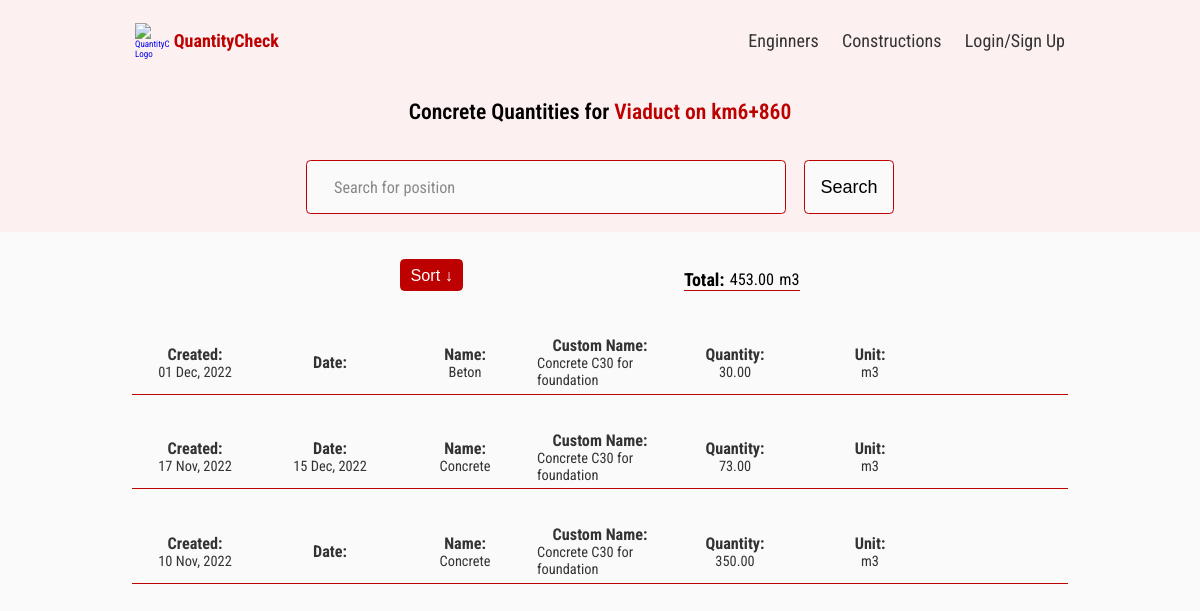
The page /concrete-positions/27aa2ca7-12b5-48f4-afa3-b77ef4bc23fd on the database as committed earlier.
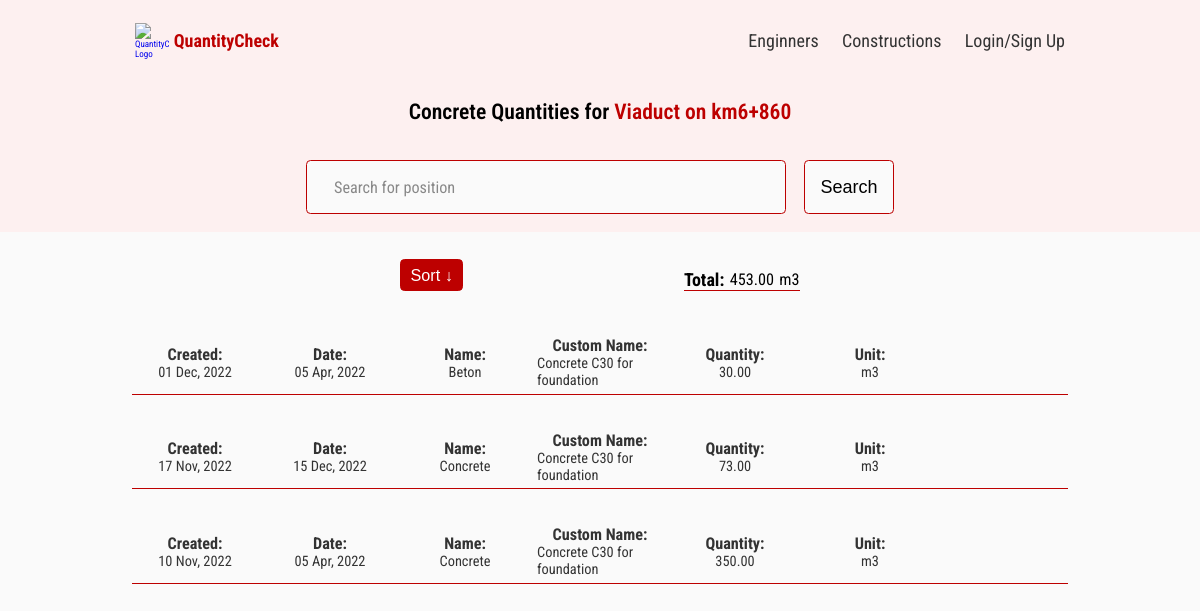
The same page on the database as committed later.
### constructions/models.py (models this page shows, shortened)
class Concrete(models.Model):
    owner = models.ForeignKey(Construction, null=True, blank=True, on_delete=models.CASCADE)
    date = models.DateField(auto_now_add=False, auto_now=False, null=True, blank=True)
    name = models.CharField(max_length=50, default='Position Name')
    custom_name = models.CharField(max_length=50, default='Position Custom Name')
    quantity = models.DecimalField(decimal_places=2, max_digits=50, null=True, blank=True, default=0)
    measure_unit_dropdown = models.ForeignKey('MeasureUnit', null=True, blank=True, on_delete=models.SET_NULL)
    created = models.DateTimeField(auto_now_add=True)
    id = models.UUIDField(default=uuid.uuid4, unique=True, primary_key=True, editable=False)
    class Meta:
        ordering = ['-created']

class MeasureUnit(models.Model):
    name = models.CharField(max_length=20)
    created = models.DateTimeField(auto_now_add=True)
    id = models.UUIDField(default=uuid.uuid4, unique=True,
                          primary_key=True, editable=False)
    def __str__(self):
        return self.name
    class Meta:
        ordering = ['-created']

### constructions/views.py (the view)
# urls.py: path('concrete-positions/<str:pk>', views.concretePositions, name='concrete-positions'),
def concretePositions(request, pk):
    constructionObj = Construction.objects.get(id=pk)
    quantities = searchConcrete(request)
    context = {'construction':constructionObj, 'quantities':quantities}
    return render(request, 'constructions/concrete_positions.html', context)

### constructions/models.py (called while the page is built)
    def __str__(self):
        return self.title

### constructions/utils.py (called while the page is built)
def searchConcrete(request):
    search_query = ''
    if request.GET.get('search_query'):
        search_query = request.GET.get('search_query')
    quantities = Concrete.objects.distinct().filter(
        Q(name__icontains=search_query) |
        Q(custom_name__icontains=search_query) |
        Q(quantity__icontains=search_query) |
        Q(measure_unit_dropdown__name=search_query) |
        Q(created__icontains=search_query) |
        Q(date__icontains=search_query)
    )
    return quantities

### constructions/templates/constructions/concrete_positions.html (shortened to what this page needs)
{% extends 'main.html' %}
{% block content %}
<main>
        <section class="search__add-section">
            <h3 class=singleConstruction__subtitle>Concrete Quantities for <a class="subtitle__link" href="{% url 'constructions:construction' construction.id %}">{{construction}}</a></h3>
            <div class="search__add">
                <form class="form" action="#" method="get">
                    <div class="form__field">
                        <input class="input input--text" id="formInput#search" type="text" name="search_query" value="{{search_query}}"
                        placeholder="Search for position" />
                    </div>
                    <input class="btn btn--sub btn--lg" type="submit" value="Search" />
                </form>
            </div>
        </section>
        <section class="data">
            <div class="data__operations">
                <button class="btn add__operation sort">Sort &darr;</button>
                <div class="data__total">
                    <label for="quantity">Total:</label>
                        <p id="total"></p>
                        <p id="measure__unit"></p>
                </div>
            </div>
            <div class="data__container">
                {% for quantity in quantities %}
                    {% if quantity.owner == construction %}
                        <div class="data__features">
                            <div class="data__feature">
                                <label for="created">Created:</label>
                                <p>{{quantity.created|date:"d M, Y"}}</p>
                            </div>
                            <div class="data__feature">
                                <label for="created">Date:</label>
                                <p>{{quantity.date|date:"d M, Y"}}</p>
                            </div>
                            <div class="data__feature">
                                <label for="name">Name:</label>
                                <p>{{quantity.name}}</p>
                            </div>
                            <div class="data__feature">
                                <label for="custom_name">Custom Name:</label>
                                <p>{{quantity.custom_name}}</p>
                            </div>
                            <div class="data__feature">
                                <label for="quantity">Quantity:</label>
                                <p class="data__quantity">{{quantity.quantity}}</p>
                            </div>
                            <div class="data__feature">
                                <label for="measure_unit">Unit:</label>
                                <p class="measure__units">{{quantity.measure_unit_dropdown}}</p>
                            </div>
                        </div>
                    {% endif %}
                {% endfor %}
            </div>
        </section>
</main>
{% endblock content %}

Rows that differ between the two databases and show on the page:
changed Concrete "01 Dec, 2022": date (not shown) → "05 Apr, 2022"
changed Concrete "10 Nov, 2022": date (not shown) → "05 Apr, 2022"
